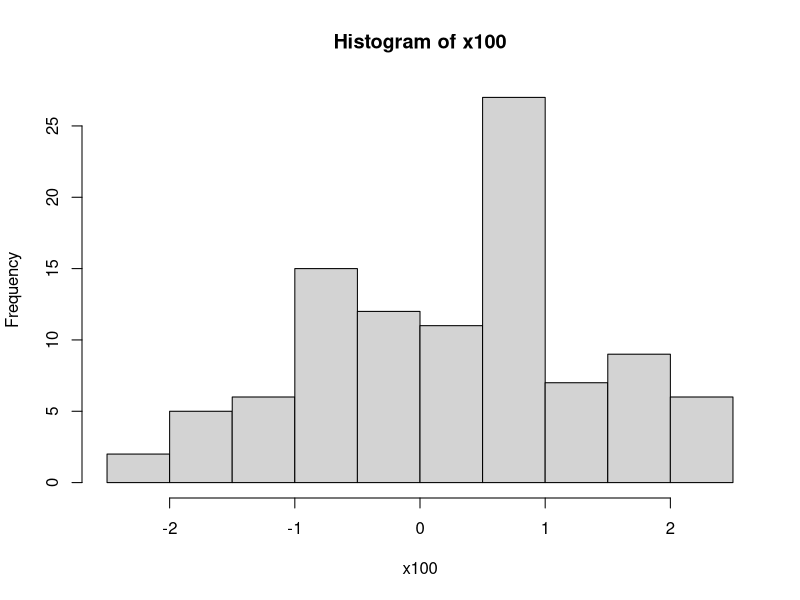
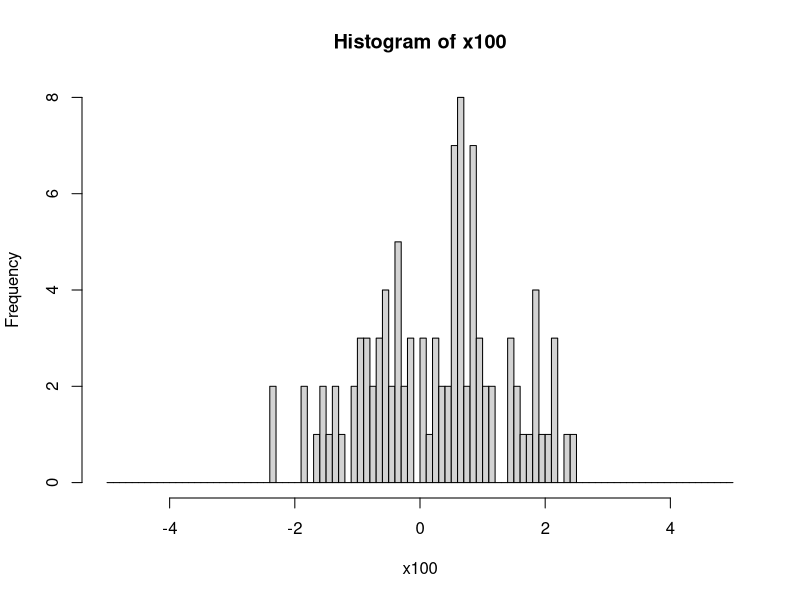
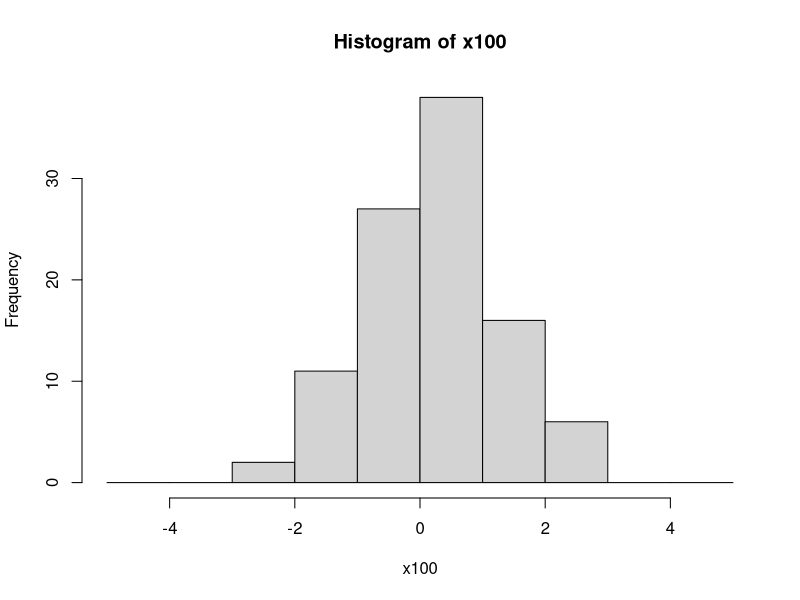
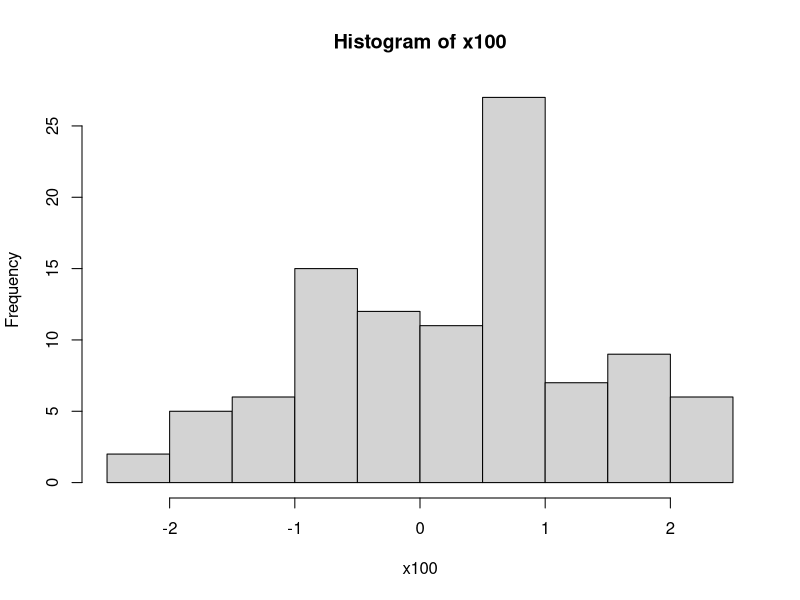
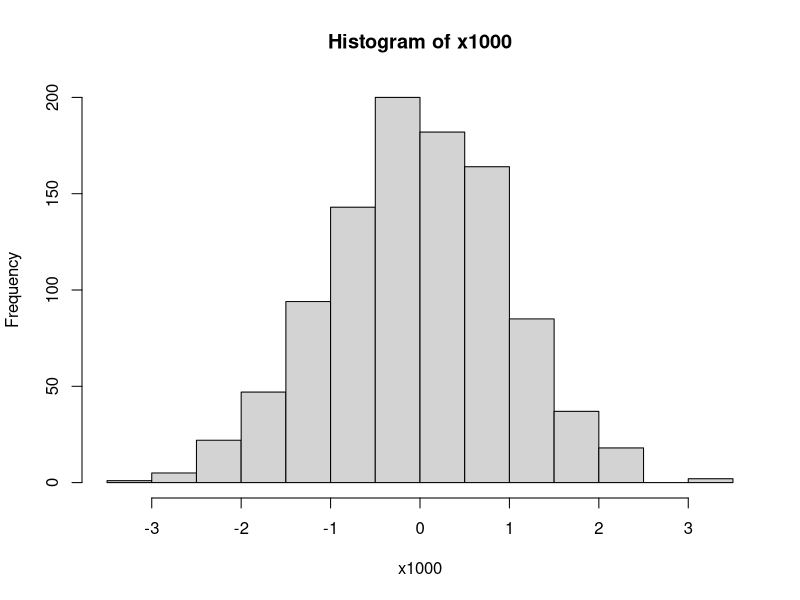
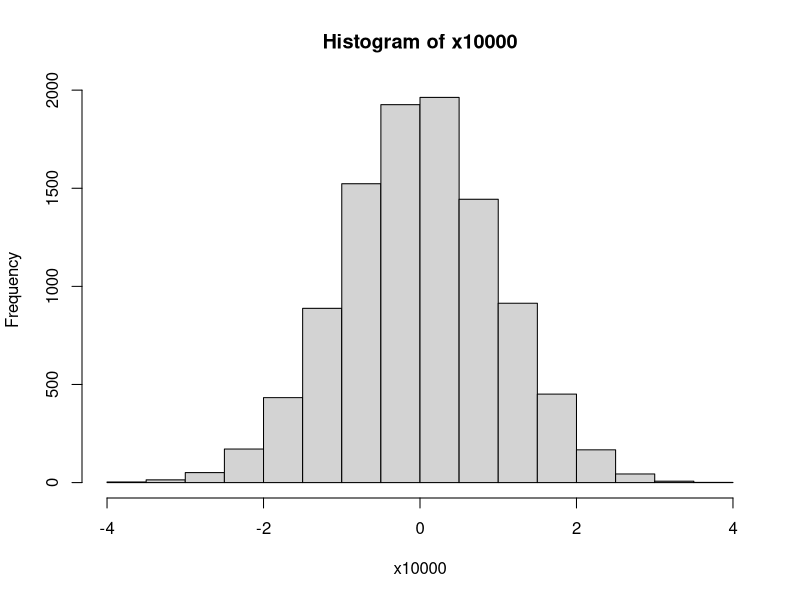
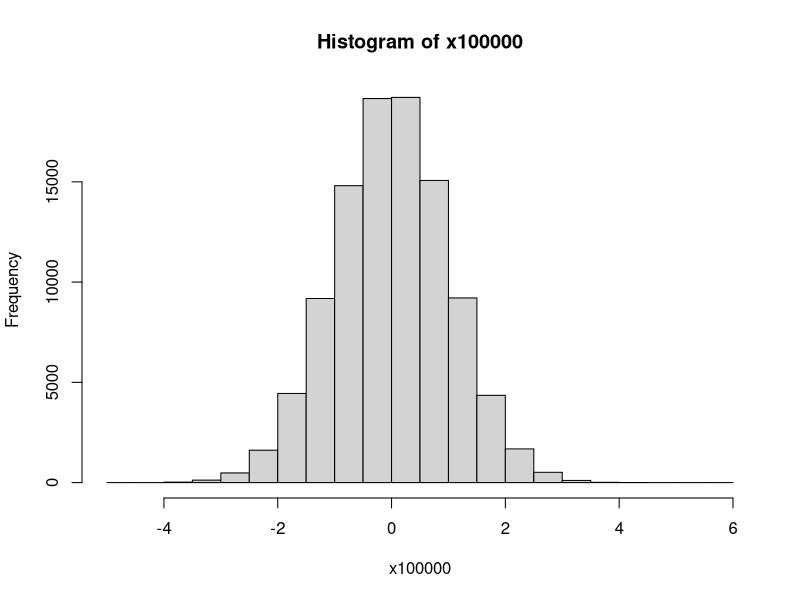
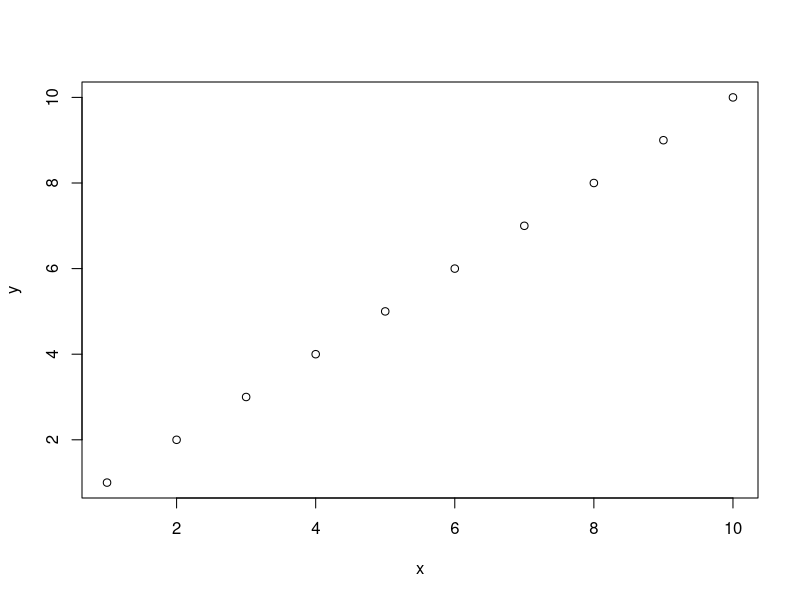

The R script that drew these images, in order:
#########################################
#
# 行動計量学会第19回春の合宿セミナー
#　　サンプルスクリプト
#      Lesson 2 Rの基本操作(後半)
#
#　　(c) Koij Kosugi(@kosugitti)
#
#########################################

# 数値例を発生
set.seed(12345)
# 標準正規分布から発生する100個の乱数をつくってみる
x100 <- rnorm(100,0,1)
mean(x100)        # 平均値
var(x100)         # 分散
sd(x100)          # 標準偏差
max(x100)         # 最大値
min(x100)         # 最小値
median(x100)      # 中央値

# パーセンタイル
# 0%, 25%, 50%, 75%, 100%
quantile(x100,probs=c(0,0.25,0.5,0.75,1))

################

# 最頻値の関数はないのでヒストグラムから作る
h1 <- hist(x100)
h1$mids[which.max(h1$counts)]
# 階級幅を変える
h2 <- hist(x100,breaks=seq(-5,5,0.1))
h2$mids[which.max(h2$counts)]
# 階級幅が違うと最頻値は変わる
h3 <- hist(x100,breaks=seq(-5,5,1))
h3$mids[which.max(h3$counts)]

################
# 毎回答えが違う
x100.1 <- rnorm(100,0,1)
x100.2 <- rnorm(100,0,1)
x100.3 <- rnorm(100,0,1)

mean(x100.1)
mean(x100.2)
mean(x100.3)

# サンプルサイズを増やすと理論値に近づく
x1000 <-  rnorm(1000,0,1)
mean(x1000)

x10000 <- rnorm(10000,0,1)
mean(x10000)

x100000 <-  rnorm(100000,0,1)
mean(x100000)


quantile(x100000,probs=c(0,0.25,0.33,0.75,1))
qnorm(0.25,0,1)
qnorm(0.33,0,1)
qnorm(0.75,0,1)

################
# 図にするとわかりやすい
hist(x100)
hist(x1000)
hist(x10000)
hist(x100000)

# plot 関数
x <- 1:10
y <- 1:10
plot(x,y)
plot(x,y,xlim=c(-10,10),ylim=c(-10,10))
plot(x,y,main="Title",xlab="X axis",ylab="Y axis")

# もう一度野球のデータを例にしましょう
baseball2016 <- read.csv("baseball2016.csv",
                         fileEncoding="UTF8",
                         na.strings="*")

# ggplot2パッケージが超おすすめ
library(ggplot2)
g <- ggplot(baseball2016,aes(x=height,y=weight))
g <- g + geom_point()
g

# 文字化けするMacユーザは次の呪文を唱えてから実行すると良い
#　　参考 >　奥村研究室　https://oku.edu.mie-u.ac.jp/~okumura/stat/ggplot2.html 
old = theme_set(theme_gray(base_family="HiraKakuProN-W3"))

# 色分け情報追加
g <- ggplot(baseball2016,aes(x=height,y=weight,color=team))
g <- g + geom_point()
g

# かき分け情報追加
g <- g + facet_wrap(~position)
g

# 色分けとかき分け
g <- ggplot(baseball2016,aes(x=HR,y=pay,color=position))
g <- g + geom_point()
g <- g + facet_wrap(~team)
g



# ヒストグラム（y軸情報はない)
g <- ggplot(baseball2016,aes(x=pay)) + geom_histogram(binwidth = 500)
g

# グループごとのヒストグラム
g <- ggplot(baseball2016,aes(x=pay,fill=team))
g <- g + geom_histogram(binwidth=500)
g <- g + facet_wrap(~team)
g

# 密度にする
g <- ggplot(baseball2016,aes(x=pay,y=..density..,fill=team))
g <- g + geom_histogram(binwidth=500,alpha=0.5,position="identity")
g <- g + geom_density(alpha=0.5)
g <- g + facet_wrap(~team)
g


# 横軸がカテゴリカル
g <- ggplot(baseball2016,aes(x=team,y=pay,fill=team))
g <- g + geom_boxplot()
g

# バイオリンプロット(分布がイメージしやすい)
g <- ggplot(baseball2016,aes(x=team,y=pay,fill=team))
g <- g + geom_violin()
g
